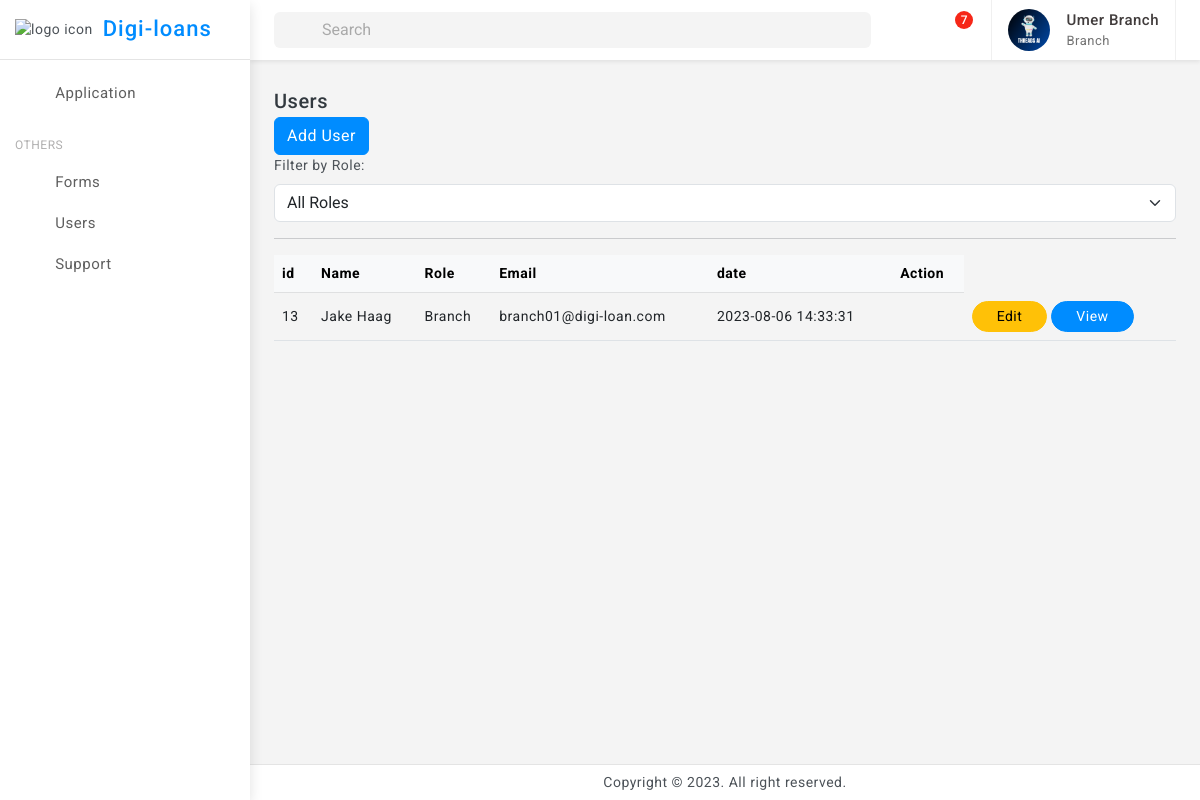
Page /users (signed in) on the committed database.
### tables this page shows
CREATE TABLE Roles (
                role_id INTEGER PRIMARY KEY,
                role_name TEXT NOT NULL,
                created_time TIMESTAMP DEFAULT CURRENT_TIMESTAMP,
                updated_time TIMESTAMP DEFAULT CURRENT_TIMESTAMP
            );

CREATE TABLE "Users" (
	"user_id"	INTEGER,
	"email"	TEXT NOT NULL,
	"password"	TEXT NOT NULL,
	"role_id"	INTEGER,
	"full_name"	TEXT,
	"date_of_birth"	TEXT,
	"address"	TEXT,
	"phone_number"	TEXT,
	"created_time"	TIMESTAMP DEFAULT CURRENT_TIMESTAMP,
	"updated_time"	TIMESTAMP DEFAULT CURRENT_TIMESTAMP,
	"approved"	INTEGER,
	"createdBy"	INTEGER,
	"branchBy"	INTEGER,
	PRIMARY KEY("user_id"),
	FOREIGN KEY("branchBy") REFERENCES "Users"("user_id")
);

### flask_app.py (the view, shortened to what this page needs)
@app.route('/users')
def admin_users():
    user_id=session["user"][0]
    role_id=session["role"][0]
    if(role_id==1):
        users = get_users_super_admin()
    elif (role_id==3):
        users=get_branch_users_branchdBy(user_id)
    final_users = [tuple(user) + (get_role(user[3])[1],get_user_image(user[0],),user_documentdb.get_user_document_by_id(user[0])) for user in users]
    print(final_users)
    return render_template("users_list.html",users=final_users)

### databse/db_service.py (called while the page is built)
def connect_db():
    return sqlite3.connect('databse/digi_loans.db')

def get_role(role_id):
    conn = connect_db()
    cursor = conn.cursor()
    try:
        cursor.execute('SELECT * FROM Roles WHERE role_id = ?', (role_id,))
        role = cursor.fetchone()
        conn.close()
        return role
    except sqlite3.Error as e:
        print("Error getting role:", e)
        conn.close()
        return None

def get_user_image(user_id):
    try:
        conn = connect_db()
        cursor = conn.cursor()
        cursor.execute('SELECT * FROM UserProfile WHERE user_id = ?', (user_id,))
        result = cursor.fetchone()  # Fetch one row, assuming you want to retrieve a single user's image data
        conn.commit()
        print("got image result for ",user_id," : ",result)
        return result  # Return the fetched result
    except sqlite3.Error as e:
        print("Error get_user_image:", e)
        if conn:
            conn.rollback()
        return None  # Return None to indicate an error

def get_branch_users_branchdBy(branch_id):
    conn = connect_db()
    cursor = conn.cursor()
    try:
        cursor.execute('''
            SELECT * FROM Users WHERE role_id > 2 AND branchBy = ?
        ''', (branch_id,))
        users = cursor.fetchall()
        conn.close()
        return users
    except sqlite3.Error as e:
        print("Error get_branch_users_branchdBy :", e)
        conn.close()
        return None

### databse/user_document.py (called while the page is built)
def get_user_document_by_id(user_id):
    connection = db.connect_db()
    cursor = connection.cursor()
    try:
        cursor.execute("SELECT * FROM UserDocument WHERE user_id=?", (user_id,))
        return cursor.fetchone()
    except Exception as e:
        print("Error retrieving user document:", e)
    finally:
        connection.close()

### templates/users_list.html (shortened to what this page needs)
{% extends 'base.html' %}
{% block content %}
<div class="page-wrapper">
    <div class="page-content">
        <div class="card-body">
            <div class="d-flex align-items-center">
                <div>
                    <h5 class="mb-0">Users</h5>
                </div>
                <div class="font-22 ms-auto"><i class="bx bx-dots-horizontal-rounded"></i></div>
            </div>
            <div class="ms-auto">
                <div class="btn-group">
                    <a href="{{url_for('adduser')}}" class="btn btn-primary">Add User</a>
            </div>
            <div class="ms-auto">
                <label for="roleFilter" class="form-label">Filter by Role:</label>
                <select id="roleFilter" class="form-select">
                    <option value="">All Roles</option>
                </select>
            </div>
            <hr>
            <div class="table-responsive">
                <table class="table align-middle mb-0">
                    <thead class="table-light">
                        <tr>
                            <th>id</th>
                            <th>Name</th>
                            <th>Role</th>
                            <th>Email</th>
                            <th>date</th>
                            <th>Action</th>
                        </tr>
                    </thead>
                    <tbody>
                        {% for user in users %}
                        <tr class="user-row">
                            <td>{{ user[0] }}</td>
                            <td>{{ user[4] }}</td>
                            <td class="role-cell">{{ user[13] }}</td>
                            <td>{{ user[1] }}</td>
                            <td>{{ user[8] }}</td>
                            <td>
                                <td>
                                    {% if session["role"][0]<4 and session["user"][0]!=user[0]  %}
                                    <a type="button" class="btn btn-warning btn-sm radius-30 px-4" href="{{ url_for('user_edit', user_id=user[0]) }}">Edit</a>
                                    {% endif %}
                                    <button type="button" class="btn btn-primary btn-sm radius-30 px-4" data-bs-toggle="modal" data-bs-target="#exampleScrollableModal_{{ user[0] }}">View</button>
                            </td>
                        </tr>
                        {% endfor %}
                    </tbody>
                </table>
            </div>
        </div>
    </div>
</div>
{% endblock %}

### templates/base.html (shortened to what this page needs)
<!doctype html>
<html lang="en">
<head>
	<link href="{{ url_for('static', filename='assets/plugins/vectormap/jquery-jvectormap-2.0.2.css') }}" rel="stylesheet"/>
	<link href="{{ url_for('static', filename='assets/plugins/simplebar/css/simplebar.css') }}" rel="stylesheet" />
	<link href="{{ url_for('static', filename='assets/plugins/perfect-scrollbar/css/perfect-scrollbar.css') }}" rel="stylesheet" />
	<link href="{{ url_for('static', filename='assets/plugins/metismenu/css/metisMenu.min.css') }}" rel="stylesheet"/>
	<link href="{{ url_for('static', filename='assets/plugins/datatable/css/dataTables.bootstrap5.min.css') }}" rel="stylesheet" />
	<link href="{{ url_for('static', filename='assets/css/pace.min.css') }}" rel="stylesheet"/>
	<link href="{{ url_for('static', filename='assets/css/bootstrap.min.css') }}" rel="stylesheet">
	<link href="{{ url_for('static', filename='assets/css/bootstrap-extended.css') }}" rel="stylesheet">
	<link href="{{ url_for('static', filename='assets/css/app.css') }}" rel="stylesheet">
	<link href="{{ url_for('static', filename='assets/css/icons.css') }}" rel="stylesheet">
	<link rel="stylesheet" href="{{ url_for('static', filename='assets/css/dark-theme.css') }}"/>
	<link rel="stylesheet" href="{{ url_for('static', filename='assets/css/semi-dark.css') }}"/>
	<link rel="stylesheet" href="{{ url_for('static', filename='assets/css/header-colors.css') }}"/>
</head>
<body>
	<div class="wrapper">
		<div class="sidebar-wrapper" data-simplebar="true">
			<div class="sidebar-header">
				<div>
					<img src="{{ url_for('static', filename='assets/images/logo-icon.png') }}" class="logo-icon" alt="logo icon">
				</div>
				<div>
					<h4 class="logo-text">Digi-loans</h4>
				</div>
				<div class="toggle-icon ms-auto"><i class='bx bx-arrow-back'></i>
				</div>
			 </div>
			<ul class="metismenu" id="menu">
				<li>
					<a href="{{ url_for('all_applications') }}" >
						<div class="parent-icon"><i class="bx bx-category"></i>
						</div>
						<div class="menu-title">Application</div>
					</a>
				</li>
				<li class="menu-label">Others</li>
				<li>
					<a href="{{ url_for('admin_forms') }}" >
						<div class="parent-icon"><i class='bx bx-cookie'></i>
						</div>
						<div class="menu-title">Forms</div>
					</a>
				</li>
				<li>
					<a href="{{ url_for('admin_users') }}" >
						<div class="parent-icon"><i class='bx bx-user'></i>
						</div>
						<div class="menu-title">Users</div>
					</a>
				</li>
				<li>
					<a href="http://digi-loans.com/" target="_blank">
						<div class="parent-icon"><i class="bx bx-support"></i>
						</div>
						<div class="menu-title">Support</div>
					</a>
				</li>
			</ul>
		</div>
		<header>
			<div class="topbar d-flex align-items-center">
				<nav class="navbar navbar-expand gap-3">
					  <div class="position-relative search-bar d-lg-block d-none" data-bs-toggle="modal" data-bs-target="#SearchModal">
						<input class="form-control px-5" disabled type="search" placeholder="Search">
						<span class="position-absolute top-50 search-show ms-3 translate-middle-y start-0 top-50 fs-5"><i class='bx bx-search'></i></span>
					  </div>
					  <div class="top-menu ms-auto">
						<ul class="navbar-nav align-items-center gap-1">
							<li class="nav-item dark-mode d-none d-sm-flex">
								<a class="nav-link dark-mode-icon" href="javascript:;"><i class='bx bx-moon'></i>
								</a>
							</li>
							<li class="nav-item dropdown dropdown-large">
								<a class="nav-link dropdown-toggle dropdown-toggle-nocaret position-relative" href="#" data-bs-toggle="dropdown"><span class="alert-count">7</span>
									<i class='bx bx-bell'></i>
								</a>
							</li>
						</ul>
					</div>
					<div class="user-box dropdown px-3">
						<a class="d-flex align-items-center nav-link dropdown-toggle gap-3 dropdown-toggle-nocaret" href="#" role="button" data-bs-toggle="dropdown" aria-expanded="false">
							{% if session['image'] %}
							<img src="{{ url_for('static', filename=session['image'][2]) }}" class="user-img" alt="user avatar">
							{% endif %}
							<div class="user-info">
								<p class="user-name mb-0">{{session['user'][4]}}</p>
								<p class="designattion mb-0">{{session['role'][1]}}</p>
							</div>
						</a>
					</div>
				</nav>
			</div>
		</header>
		{% block content %}{% endblock %}
		<footer class="page-footer">
			<p class="mb-0">Copyright © 2023. All right reserved.</p>
		</footer>
	</div>
</body>
</html>

### static/assets/css/app.css (style rules this page uses)
body { font-size: 14px; color: #4c5258; letter-spacing: .5px; background: #f4f4f4; overflow-x: hidden; font-family: Roboto, sans-serif }
a { text-decoration: none }
.wrapper { width: 100%; position: relative }
.sidebar-wrapper { width: 250px; height: 100%; position: fixed; top: 0; bottom: 0; left: 0; background: #fff; border-right: 0 solid #e4e4e4; z-index: 11; box-shadow: 0 .3rem .8rem rgba(0, 0, 0, .12); transition: all .2s ease-out }
.sidebar-header { width: 250px; height: 60px; display: flex; align-items: center; position: fixed; top: 0; bottom: 0; padding: 0 15px; z-index: 5; background: #fff; background-clip: padding-box; border-bottom: 1px solid #e4e4e4 }
.logo-icon { width: 30px }
.logo-text { font-size: 22px; margin-left: 10px; margin-bottom: 0; letter-spacing: 1px; color: #008cff; }
.toggle-icon { font-size: 22px; cursor: pointer; color: #008cff }
.topbar { position: fixed; top: 0; left: 250px; right: 0; height: 60px; background: #fff; border-bottom: 1px solid rgb(228 228 228 / 0%); z-index: 10; -webkit-box-shadow: 0 .125rem .25rem rgba(0, 0, 0, .075); box-shadow: 0 .125rem .25rem rgba(0, 0, 0, .075); }
.topbar .navbar { width: 100%; height: 60px; padding-left: 1.5rem; padding-right: 1.5rem; }
.page-wrapper { height: 100%; margin-top: 60px; margin-bottom: 30px; margin-left: 250px }
.page-content { padding: 1.5rem 1.5rem 0.7rem 1.5rem }
.page-footer { background: #fff; left: 250px; right: 0; bottom: 0; position: fixed; text-align: center; padding: 7px; font-size: 14px; border-top: 1px solid #e4e4e4; z-index: 3 }
.sidebar-wrapper ul { padding: 0; margin: 0; list-style: none; background: 0 0 }
.sidebar-wrapper .metismenu { background: 0 0; display: -webkit-box; display: -ms-flexbox; display: flex; padding: 10px; margin-top: 60px; -webkit-box-orient: vertical; -webkit-box-direction: normal; -ms-flex-direction: column; flex-direction: column }
.sidebar-wrapper .metismenu li+li { margin-top: 5px }
.sidebar-wrapper .metismenu li:first-child { margin-top: 5px }
.sidebar-wrapper .metismenu li:last-child { margin-bottom: 5px }
.sidebar-wrapper .metismenu>li { display: -webkit-box; display: -ms-flexbox; display: flex; -webkit-box-orient: vertical; -webkit-box-direction: normal; -ms-flex-direction: column; flex-direction: column; position: relative }
.sidebar-wrapper .metismenu a { position: relative; display: flex; align-items: center; justify-content: left; padding: 6px 16px; font-size: 15px; color: #5f5f5f; outline-width: 0; text-overflow: ellipsis; overflow: hidden; letter-spacing: .5px; border-radius: 0.25rem; transition: all .3s ease-out }
.sidebar-wrapper .metismenu a .parent-icon { font-size: 24px; line-height: 1 }
.sidebar-wrapper .metismenu a .menu-title { margin-left: 10px }
.menu-label { padding: 20px 15px 5px 5px; color: #b0afaf; text-transform: uppercase; font-size: 12px; letter-spacing: .5px }
.font-22 { font-size: 22px }
.radius-30 { border-radius: 30px }
input::placeholder { color: #000!important; opacity: .3!important }
.topbar .navbar .navbar-nav .nav-item { display: flex; align-items: center; justify-content: center; width: auto; height: 60px; }
.topbar .navbar .navbar-nav .nav-link { color: #212529; font-size: 22px; border-radius: 50%; display: flex; align-items: center; justify-content: center; width: 42px; height: 42px; transition: 0.3s cubic-bezier(0.075, 0.82, 0.165, 1); }
.dropdown-toggle-nocaret:after { display: none }
.alert-count { position: absolute; top: 2px; left: 22px; width: 18px; height: 18px; display: flex; align-items: center; justify-content: center; border-radius: 50%; font-size: 12px; font-weight: 500; color: #fff; background: #f62718 }
.user-img { width: 42px; height: 42px; border-radius: 50%; border: 0 solid #e5e5e5; padding: 0; }
.user-info .user-name { font-size: 15px; font-weight: 500; color: #413c3c }
.user-info .designattion { font-size: 13px; color: #747474 }
.user-box { display: flex; align-items: center; height: 60px; border-left: 1px solid #f0f0f0; border-right: 1px solid #f0f0f0; }
.dropdown-large { position: relative }
.search-bar { width: 100%; cursor: pointer; }
.search-bar input[disabled] { cursor: pointer; background-color: #f4f4f4; border: 0; }

### rows in the picture
Roles: role_name "Branch", role_name "Branch"
Users: full_name "Jake Haag", email "branch01@digi-loan.com", created_time "2023-08-06 14:33:31"

### other values in the picture
{{ session['user'][4] }} "Umer Branch"
{{ user[0] }} "13"
